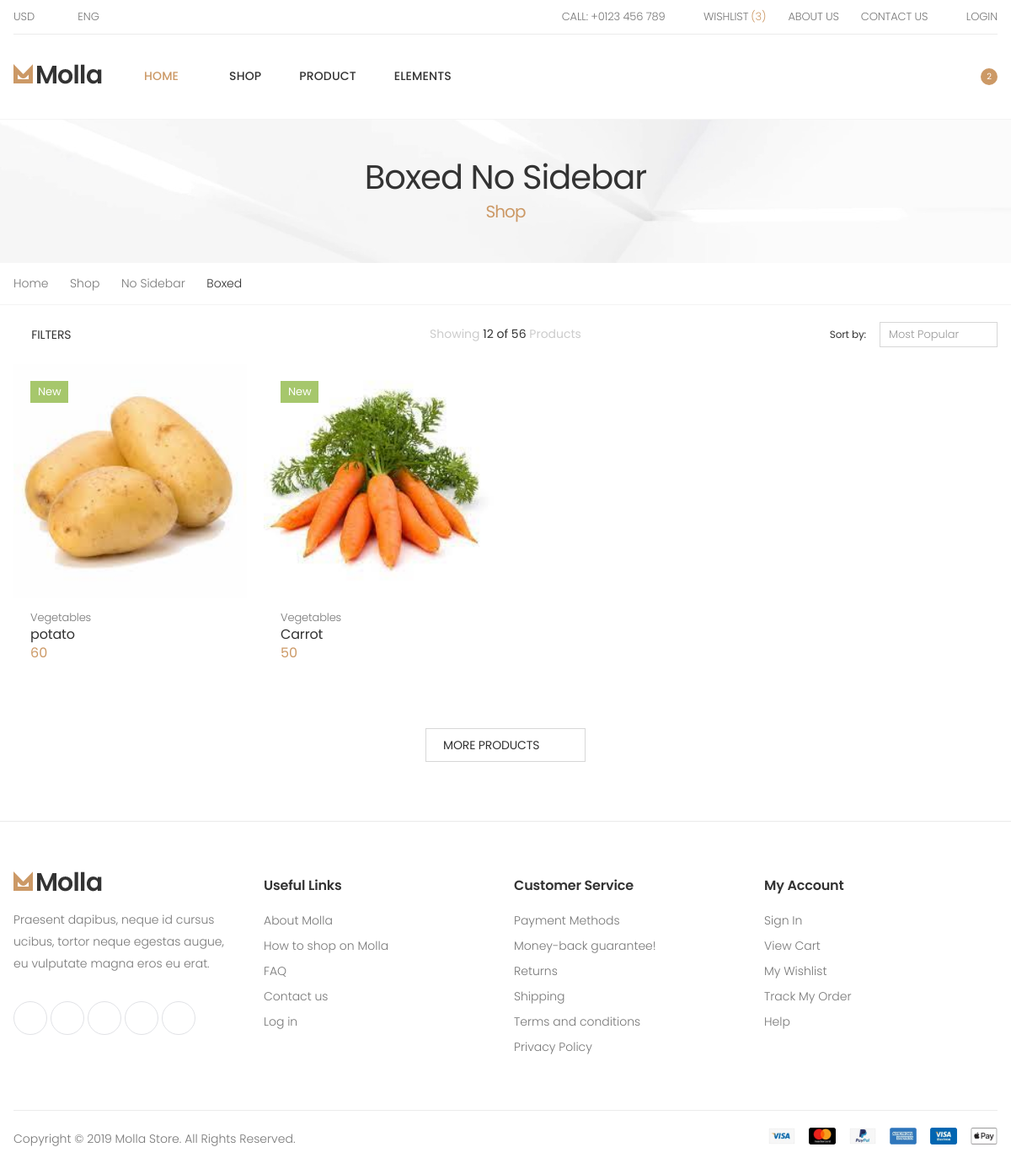
Page /pro/Vegetables/ on the committed database.
### myapp/models.py (models this page shows)
class Addproduct(models.Model):
    productimg=models.ImageField(upload_to='images/')
    addcategory=models.CharField(max_length=15)
    productname=models.CharField(max_length=25)
    productprice=models.IntegerField()
    productquantity=models.IntegerField()

### myapp/views.py (the view)
# urls.py: path('pro/<str:addcategory>/',views.View2),
def View2(request,addcategory):
    prec = Addproduct.objects.filter(addcategory=addcategory)
    return render(request,"products.html",{"prec":prec})

### myapp/templates/products.html (shortened to what this page needs)
{% load static %}
<!DOCTYPE html>
<html lang="en">
<head>
    <link rel="stylesheet" href="{% static 'assets/css/bootstrap.min.css' %}">
    <link rel="stylesheet" href="{% static 'assets/css/style.css' %}">
    <link rel="stylesheet" href="{% static 'assets/css/plugins/owl-carousel/owl.carousel.css' %}">
    <link rel="stylesheet" href="{% static 'assets/css/plugins/magnific-popup/magnific-popup.css' %}">
    <link rel="stylesheet" href="{% static 'assets/css/plugins/nouislider/nouislider.css' %}">
</head>
<body>
    <div class="page-wrapper">
        <header class="header">
            <div class="header-top">
                <div class="container">
                    <div class="header-left">
                        <div class="header-dropdown">
                            <a href="#">Usd</a>
                        </div>
                        <div class="header-dropdown">
                            <a href="#">Eng</a>
                        </div>
                    </div>
                    <div class="header-right">
                        <ul class="top-menu">
                            <li>
                                <ul>
                                    <li><a href="tel:#"><i class="icon-phone"></i>Call: +0123 456 789</a></li>
                                    <li><a href="wishlist.html"><i class="icon-heart-o"></i>Wishlist <span>(3)</span></a></li>
                                    <li><a href="about.html">About Us</a></li>
                                    <li><a href="contact.html">Contact Us</a></li>
                                    <li><a href="#signin-modal" data-toggle="modal"><i class="icon-user"></i>Login</a></li>
                                </ul>
                            </li>
                        </ul>
                    </div>
                </div>
            </div>
            <div class="header-middle sticky-header">
                <div class="container">
                    <div class="header-left">
                        <a href="index.html" class="logo">
                            <img src="{% static 'assets/images/logo.png' %}" alt="Molla Logo" width="105" height="25">
                        </a>
                        <nav class="main-nav">
                            <ul class="menu sf-arrows">
                                <li class="megamenu-container active">
                                    <a href="index.html" >Home</a>
                                </li>
                                <li>
                                    <a href="category.html" class="sf-with-ul">Shop</a>
                                </li>
                                <li>
                                    <a href="product.html" class="sf-with-ul">Product</a>
                                </li>
                                <li>
                                    <a href="elements-list.html" class="sf-with-ul">Elements</a>
                                </li>
                            </ul>
                        </nav>
                    </div>
                    <div class="header-right">
                        <div class="header-search">
                            <a href="#" class="search-toggle" role="button" title="Search"><i class="icon-search"></i></a>
                        </div>
                        <div class="dropdown compare-dropdown">
                            <a href="#" class="dropdown-toggle" role="button" data-toggle="dropdown" aria-haspopup="true" aria-expanded="false" data-display="static" title="Compare Products" aria-label="Compare Products">
                                <i class="icon-random"></i>
                            </a>
                        </div>
                        <div class="dropdown cart-dropdown">
                            <a href="#" class="dropdown-toggle" role="button" data-toggle="dropdown" aria-haspopup="true" aria-expanded="false" data-display="static">
                                <i class="icon-shopping-cart"></i>
                                <span class="cart-count">2</span>
                            </a>
                        </div>
                    </div>
                </div>
            </div>
        </header>
        <main class="main">
        	<div class="page-header text-center" style="background-image: url('{% static 'assets/images/page-header-bg.jpg' %}')">
        		<div class="container">
        			<h1 class="page-title">Boxed No Sidebar<span>Shop</span></h1>
        		</div>
        	</div>
            <nav aria-label="breadcrumb" class="breadcrumb-nav mb-2">
                <div class="container">
                    <ol class="breadcrumb">
                        <li class="breadcrumb-item"><a href="index.html">Home</a></li>
                        <li class="breadcrumb-item"><a href="#">Shop</a></li>
                        <li class="breadcrumb-item"><a href="#">No Sidebar</a></li>
                        <li class="breadcrumb-item active" aria-current="page">Boxed</li>
                    </ol>
                </div>
            </nav>
            <div class="page-content">
                <div class="container">
        			<div class="toolbox">
        				<div class="toolbox-left">
                            <a href="#" class="sidebar-toggler"><i class="icon-bars"></i>Filters</a>
        				</div>
                        <div class="toolbox-center">
                            <div class="toolbox-info">
                                Showing <span>12 of 56</span> Products
                            </div>
                        </div>
        				<div class="toolbox-right">
        					<div class="toolbox-sort">
        						<label for="sortby">Sort by:</label>
        						<div class="select-custom">
									<select name="sortby" id="sortby" class="form-control">
										<option value="popularity" selected="selected">Most Popular</option>
									</select>
								</div>
        					</div>
        				</div>
        			</div>
                    <form method="post" enctype="multipart/form-data">
                    <div class="products">
                        <div class="row">
                            {% for id in prec %}
                            <div class="col-6 col-md-4 col-lg-4 col-xl-3">
                                <div class="product">
                                    <figure class="product-media">
                                        <span class="product-label label-new">New</span>
                                        <a href="/prodetail/{{id.id}}">
                                            <img src="{{id.productimg.url}}" alt="Product image" class="product-image">
                                        </a>
                                    </figure>
                                    <div class="product-body">
                                        <div class="product-cat">
                                            <a href="#">{{id.addcategory}}</a>
                                        </div>
                                        <h3 class="product-title"><a href="/prodetail/{{id.id}}">{{id.productname}}</a></h3>
                                        <div class="product-price">
                                            {{id.productprice}}
                                        </div>
                                    </div>
                                </div>
                            </div>
                           {% endfor %}
                        </div>
                        <div class="load-more-container text-center">
                            <a href="#" class="btn btn-outline-darker btn-load-more">More Products <i class="icon-refresh"></i></a>
                        </div>
                        </form>
                    </div>
                </div>
            </div>
        <footer class="footer">
        	<div class="footer-middle">
	            <div class="container">
	            	<div class="row">
	            		<div class="col-sm-6 col-lg-3">
	            			<div class="widget widget-about">
	            				<img src="{% static 'assets/images/logo.png' %}" class="footer-logo" alt="Footer Logo" width="105" height="25">
	            				<p>Praesent dapibus, neque id cursus ucibus, tortor neque egestas augue, eu vulputate magna eros eu erat. </p>
	            				<div class="social-icons">
	            					<a href="#" class="social-icon" target="_blank" title="Facebook"><i class="icon-facebook-f"></i></a>
	            					<a href="#" class="social-icon" target="_blank" title="Twitter"><i class="icon-twitter"></i></a>
	            					<a href="#" class="social-icon" target="_blank" title="Instagram"><i class="icon-instagram"></i></a>
	            					<a href="#" class="social-icon" target="_blank" title="Youtube"><i class="icon-youtube"></i></a>
	            					<a href="#" class="social-icon" target="_blank" title="Pinterest"><i class="icon-pinterest"></i></a>
	            				</div>
	            			</div>
	            		</div>
	            		<div class="col-sm-6 col-lg-3">
	            			<div class="widget">
	            				<h4 class="widget-title">Useful Links</h4>
	            				<ul class="widget-list">
	            					<li><a href="about.html">About Molla</a></li>
	            					<li><a href="#">How to shop on Molla</a></li>
	            					<li><a href="#">FAQ</a></li>
	            					<li><a href="contact.html">Contact us</a></li>
	            					<li><a href="login.html">Log in</a></li>
	            				</ul>
	            			</div>
	            		</div>
	            		<div class="col-sm-6 col-lg-3">
	            			<div class="widget">
	            				<h4 class="widget-title">Customer Service</h4>
	            				<ul class="widget-list">
	            					<li><a href="#">Payment Methods</a></li>
	            					<li><a href="#">Money-back guarantee!</a></li>
	            					<li><a href="#">Returns</a></li>
	            					<li><a href="#">Shipping</a></li>
	            					<li><a href="#">Terms and conditions</a></li>
	            					<li><a href="#">Privacy Policy</a></li>
	            				</ul>
	            			</div>
	            		</div>
	            		<div class="col-sm-6 col-lg-3">
	            			<div class="widget">
	            				<h4 class="widget-title">My Account</h4>
	            				<ul class="widget-list">
	            					<li><a href="#">Sign In</a></li>
	            					<li><a href="cart.html">View Cart</a></li>
	            					<li><a href="#">My Wishlist</a></li>
	            					<li><a href="#">Track My Order</a></li>
	            					<li><a href="#">Help</a></li>
	            				</ul>
	            			</div>
	            		</div>
	            	</div>
	            </div>
	        </div>
	        <div class="footer-bottom">
	        	<div class="container">
	        		<p class="footer-copyright">Copyright © 2019 Molla Store. All Rights Reserved.</p>
	        		<figure class="footer-payments">
	        			<img src="{% static 'assets/images/payments.png' %}" alt="Payment methods" width="272" height="20">
	        		</figure>
	        	</div>
	        </div>
        </footer>
</body>
</html>

### rows in the picture
Addproduct: productimg (picture), addcategory "Vegetables", productname "potato", productprice "60"
Addproduct: productimg (picture), addcategory "Vegetables", productname "Carrot", productprice "50"
